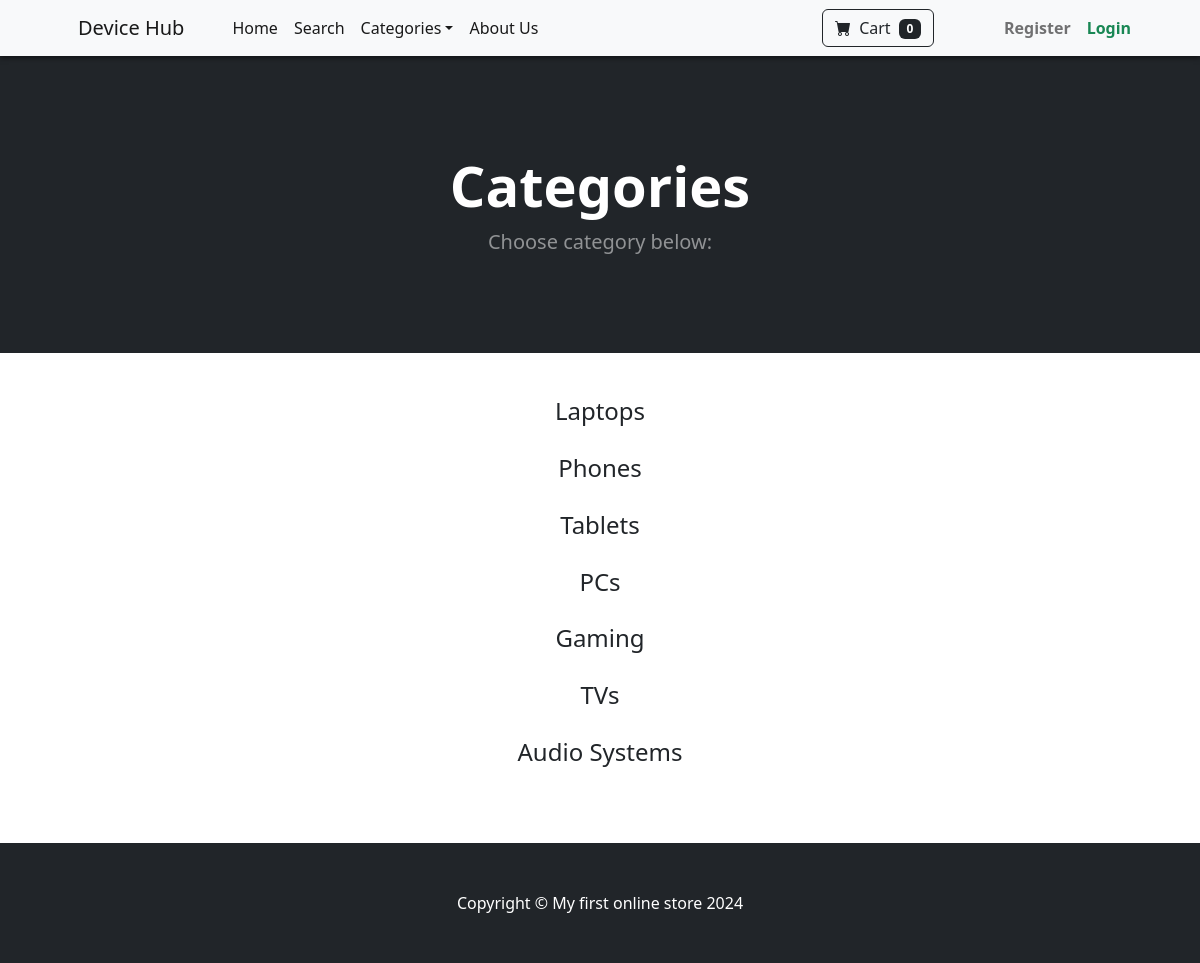
The app's page /category_summary/, older data.
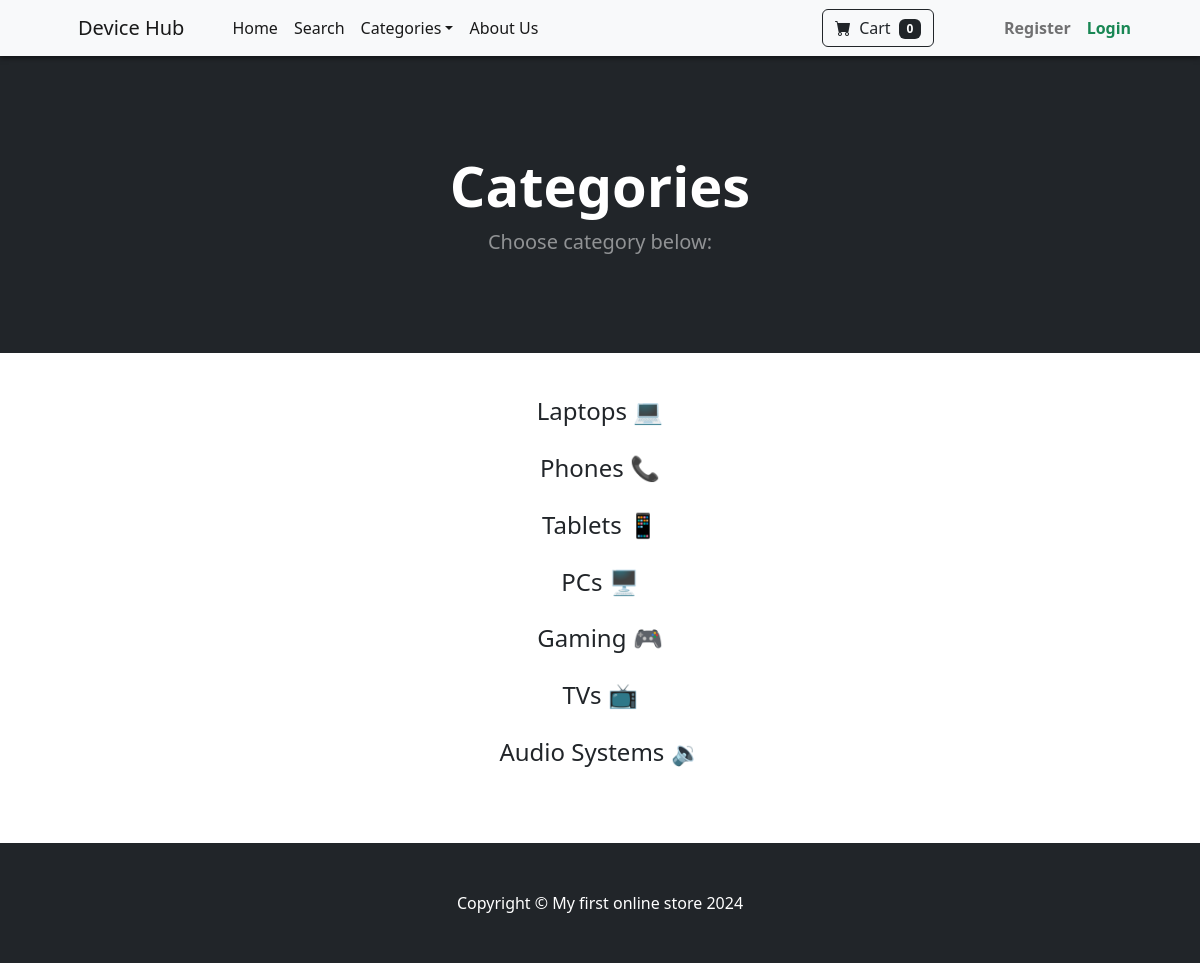
The same page, newer data.
### storeapp/models.py (models this page shows)
class Category(models.Model):
    name = models.CharField(max_length=50)
    def __str__(self):
        return self.name

### storeapp/views.py (the view)
# urls.py: path('category_summary/', views.category_summary, name = "category_summary"),
def category_summary(request):
    categories = Category.objects.all()
    return render(request, 'category_summary.html', {'categories': categories})

### cart/cart.py (called while the page is built)
    def __len__(self):
        return len(self.cart)

### cart/context_processors.py (called while the page is built)
def cart(request):
    return {'cart': Cart(request)}

### storeapp/templates/category_summary.html
{% extends 'base.html' %} {% block content %}
<header class="bg-dark py-5">
  <div class="container px-4 px-lg-5 my-5">
    <div class="text-center text-white">
      <h1 class="display-4 fw-bolder">Categories</h1>
      <p class="lead fw-normal text-white-50 mb-0">
        Choose category below:
      </p>
    </div>
  </div>
</header>
<div class="container">
  <div class="row">
    <center>
      <div class="col-8" style="display: flex; flex-direction: column; align-items: center; gap: 20px;">
        <br>
        {% for category in categories %}
        <a href="{% url 'category' category %}" style="text-decoration: none; color: rgba(var(--bs-dark-rgb), var(--bs-bg-opacity));"><h4>{{ category }}</h4></a>
        {% endfor %}
        <br><br>
      </div>
    </center>
  </div>
</div>
{% endblock %}

### storeapp/templates/base.html (shortened to what this page needs)
{% load static %}
<link rel="stylesheet" href="https://cdnjs.cloudflare.com/ajax/libs/font-awesome/6.6.0/css/all.min.css" />
<!DOCTYPE html>
<html lang="en">
  <head>
    <link
      href="https://cdn.jsdelivr.net/npm/bootstrap-icons@1.5.0/font/bootstrap-icons.css"
      rel="stylesheet"
    />
    <link href="{% static 'css/styles.css' %}" rel="stylesheet" />
  </head>
  <body>
    {% include 'navbar.html' %}  {% block content %} {% endblock %}
    <footer class="py-5 bg-dark">
      <div class="container">
        <p class="m-0 text-center text-white">
          Copyright &copy; My first online store 2024
        </p>
      </div>
    </footer>
  </body>
</html>

### storeapp/templates/navbar.html (shortened to what this page needs)
<nav class="navbar navbar-expand-lg navbar-light bg-light" style="position: sticky; top: 0; z-index: 1; box-shadow: 0 2px 5px rgba(0, 0, 0, 0.5);">
  <div class="container px-4 px-lg-5">
    <a class="navbar-brand" href="{% url 'home' %}">Device Hub</a>
    <div class="collapse navbar-collapse" id="navbarSupportedContent" style="display: flex; justify-content: space-between;">
      <div class="left-nav">
      <ul class="navbar-nav me-auto mb-2 mb-lg-0 ms-lg-4">
        <li class="nav-item">
          <a class="nav-link active" aria-current="page" href="{% url 'home' %}"
            >Home</a
          >
        </li>
        <li class="nav-item">
          <a class="nav-link active" href="{% url 'search' %}">Search</a>
        </li>
        <li class="nav-item dropdown">
          <a
            class="nav-link dropdown-toggle active"
            id="navbarDropdown"
            href="#"
            role="button"
            data-bs-toggle="dropdown"
            aria-expanded="false"
            >Categories</a
          >
        </li>
        <li class="nav-item">
          <a class="nav-link active" href="{% url 'about' %}">About Us</a>
        </li>
      </ul>
    </div>
    <div class="right-nav" style="display: flex; justify-content: space-around; align-items: center;">
      <form class="d-flex" style="width: 150px; margin-bottom: 0px;">
        <a href="{% url 'cart_summary' %}" class="btn btn-outline-dark"
          ><i class="bi-cart-fill me-1"></i>
          Cart
          <span
            class="badge bg-dark text-white ms-1"
            id="cart_quantity"
            >{{ cart|length }}</span
          ></a
        >
      </form>
      <div class="login-logout" style="width: 150px;">
      <ul class="navbar-nav me-auto mb-2 mb-lg-0 ms-lg-4">
        {% if user.is_authenticated %}
        <li class="nav-item dropdown">
          <a
            class="nav-link dropdown-toggle active"
            id="navbarDropdown"
            href="#"
            role="button"
            data-bs-toggle="dropdown"
            aria-expanded="false"
            >Profile</a
          >
          <ul class="dropdown-menu" aria-labelledby="navbarDropdown">
            <li>
              <a class="dropdown-item" href="{% url 'update_user' %}">User Profile</a>
            </li>
            <li><hr class="dropdown-divider" /></li>
            <li>
              <a class="dropdown-item" href="{% url 'update_info' %}"
                >Personal Information</a
              >
            </li>
            <li><hr class="dropdown-divider" /></li>
            <li><a class="dropdown-item" href="{% url 'order_history' %}">Order History</a></li>
          </ul>
        </li>
        <li class="nav-item">
          <a class="nav-link" href="{% url 'logout' %}" style="color: rgb(200, 0, 0); font-weight: bold;">Logout</a>
        </li>
        {% else %}
        <li class="nav-item">
          <a class="nav-link" href="{% url 'register' %}" style="font-weight: bold;">Register</a>
        </li>
        <li class="nav-item">
          <a class="nav-link" href="{% url 'login' %}" style="color: #198754; font-weight: bold;">Login</a>
        </li>
        {% endif %}
      </ul>
      </div>
    </div>
    </div>
  </div>
</nav>

Row changes from the older to the newer data that the page shows:
changed Category: name "Laptops" → "Laptops 💻"
changed Category: name "Phones" → "Phones 📞"
changed Category: name "Tablets" → "Tablets 📱"
changed Category: name "PCs" → "PCs 🖥"
changed Category: name "Gaming" → "Gaming 🎮"
changed Category: name "TVs" → "TVs 📺"
changed Category: name "Audio Systems" → "Audio Systems 🔉"
